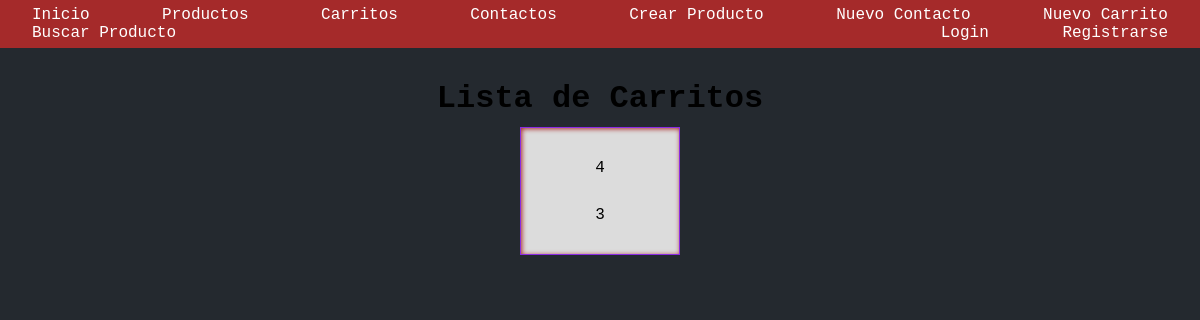
The page /cart/ on the database as committed earlier.
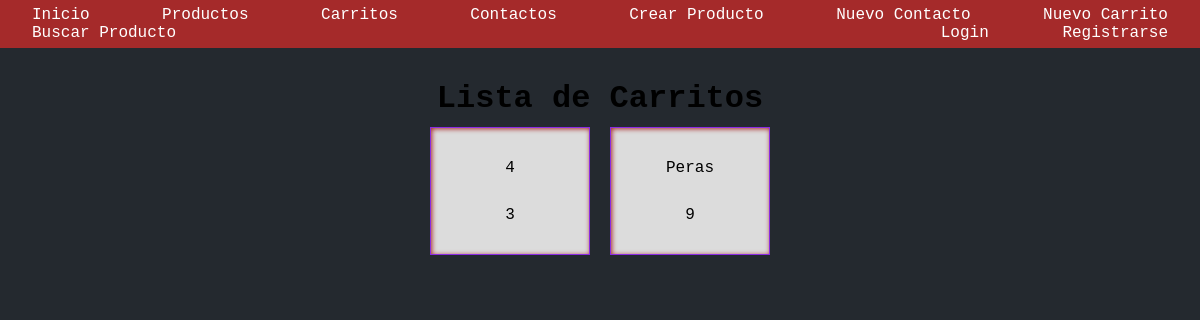
The same page on the database as committed later.
### codershoping/models.py (models this page shows, shortened)
class Cart(models.Model):
    product = models.CharField(max_length=255)
    quantity = models.IntegerField()

### codershoping/views.py (the view)
# urls.py: path('cart/', cart, name='carrito'),
def cart(request):
    context = {
        'carts': Cart.objects.all()
    }
    return render(request=request, template_name='cart.html', context=context)

### codershoping/templates/codershoping/cart.html
{% extends 'base.html' %}
{% block cart %}
    <h3> Lista de Carritos</h3>
    <div class="products-list">
        {% for cart in carts %}
        <div class="box">
            <p> {{cart.product}} </p>
            <p> {{cart.quantity}} </p>
        </div>
    {% endfor %}
</div>
{% endblock cart %}

Rows that differ between the two databases and show on the page:
added Cart: product "Peras", quantity "9"
